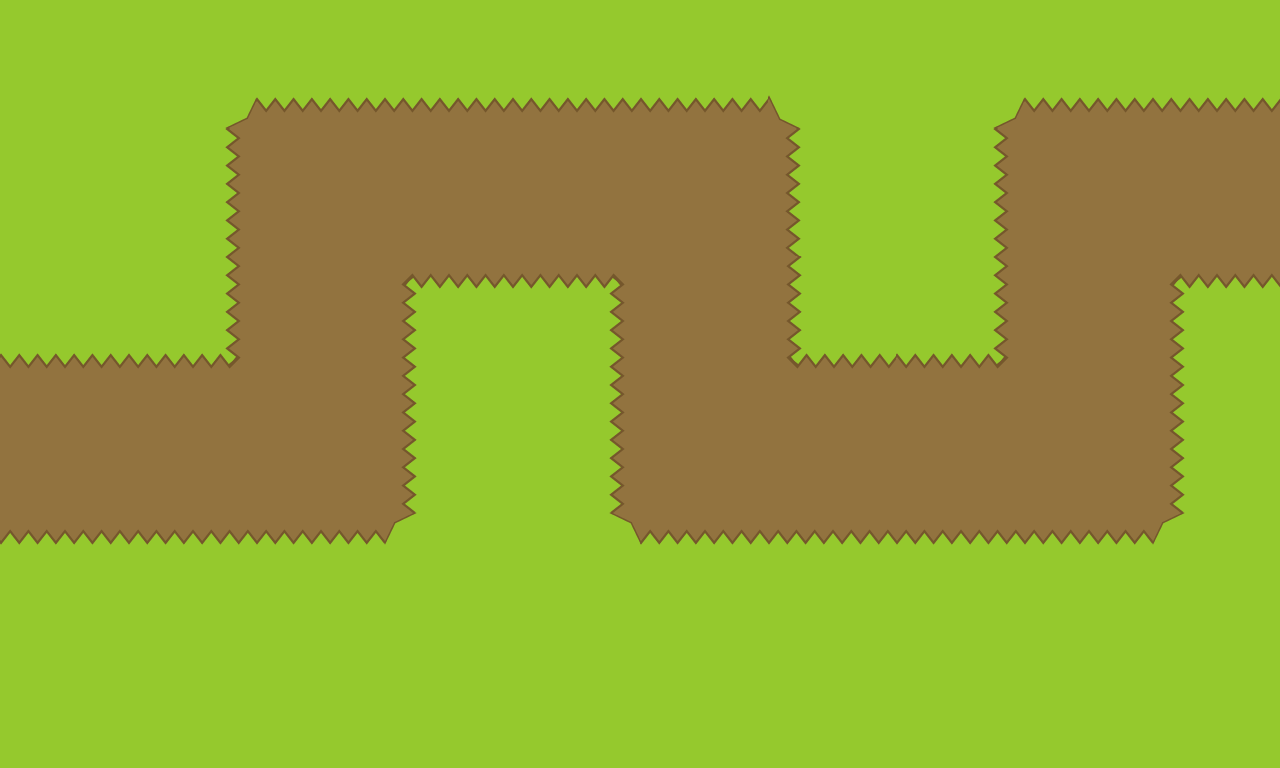

A level layout from a 2D game, rendered from its tile map. Below: a short description, then the map file with tile-grid data replaced by summaries:
An orthogonal 10x6 tile map with 128x128 px tiles, 2 tile layers (Grass, Road), 3 tilesets and 2 objects (Start, End).

<map version="1.0" orientation="orthogonal" renderorder="right-down" width="10" height="6" tilewidth="128" tileheight="128" nextobjectid="3">
 <tileset firstgid="1" name="Grass" tilewidth="128" tileheight="128" spacing="2">
  <image source="../TD2/TownDownAssetPack-By@CamTatz/Grass/Grass.png" width="1024" height="1024" />
 </tileset>
 <tileset firstgid="50" name="Grass" tilewidth="129" tileheight="128" spacing="2">
  <image source="../TD2/TownDownAssetPack-By@CamTatz/Retardedgrass/Grass.png" width="1024" height="512" />
 </tileset>
 <tileset firstgid="71" name="Land_DirtGrass (29)" tilewidth="128" tileheight="128">
  <image source="../TD2/TownDownAssetPack-By@CamTatz/Retardedgrass/Land_DirtGrass (29).png" width="129" height="128" />
 </tileset>
 <layer name="Grass" width="10" height="6">
  <data>[60 cells, 44 non-empty, 13 distinct tile ids]</data>
 </layer>
 <layer name="Road" width="10" height="6">
  <data>[60 cells, 16 non-empty, 1 distinct tile ids]</data>
 </layer>
 <objectgroup name="Point">
  <object id="1" name="Start" x="0" y="384" width="128" height="128" />
  <object id="2" name="End" x="1152" y="128" width="128" height="128" />
 </objectgroup>
</map>